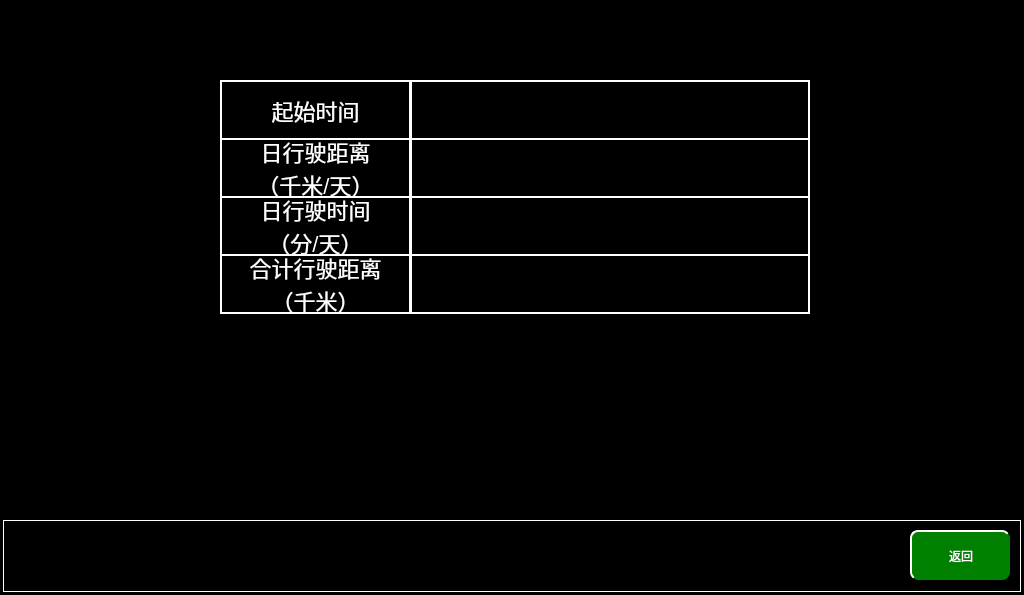
<?xml version="1.0" encoding="UTF-8"?>
<ui version="4.0">
 <class>MaintainceRunDistancePage</class>
 <widget class="QWidget" name="MaintainceRunDistancePage">
  <property name="geometry">
   <rect>
    <x>0</x>
    <y>0</y>
    <width>1024</width>
    <height>595</height>
   </rect>
  </property>
  <property name="windowTitle">
   <string>Form</string>
  </property>
  <property name="styleSheet">
   <string notr="true">QWidget
{
	background-color:black;
}
QLabel
{
	color:rgb(23,176,176);
	border:2px solid white;
font: 28px &quot;微软雅黑&quot;
}</string>
  </property>
  <widget class="QPushButton" name="returnBtn">
   <property name="geometry">
    <rect>
     <x>910</x>
     <y>530</y>
     <width>100</width>
     <height>50</height>
    </rect>
   </property>
   <property name="focusPolicy">
    <enum>Qt::NoFocus</enum>
   </property>
   <property name="styleSheet">
    <string notr="true">QPushButton
{
	font: 20px, &quot;微软雅黑&quot;;
    color: white;
		border-radius:8px;
background-color: rgb(0, 128, 0);
    border-top: 2px solid white;
	border-left: 2px solid white;

}</string>
   </property>
   <property name="text">
    <string>返回</string>
   </property>
  </widget>
  <widget class="QLabel" name="label">
   <property name="geometry">
    <rect>
     <x>3</x>
     <y>520</y>
     <width>1018</width>
     <height>72</height>
    </rect>
   </property>
   <property name="styleSheet">
    <string notr="true">
background-color: rgb(0, 0, 0);

	border:1px solid white;
</string>
   </property>
   <property name="text">
    <string/>
   </property>
  </widget>
  <widget class="QLabel" name="StartTImelbl">
   <property name="geometry">
    <rect>
     <x>410</x>
     <y>80</y>
     <width>400</width>
     <height>60</height>
    </rect>
   </property>
   <property name="text">
    <string/>
   </property>
   <property name="alignment">
    <set>Qt::AlignCenter</set>
   </property>
  </widget>
  <widget class="QLabel" name="RundistanceADaylbl">
   <property name="geometry">
    <rect>
     <x>410</x>
     <y>138</y>
     <width>400</width>
     <height>60</height>
    </rect>
   </property>
   <property name="text">
    <string/>
   </property>
   <property name="alignment">
    <set>Qt::AlignCenter</set>
   </property>
  </widget>
  <widget class="QLabel" name="RuntimeADaylbl">
   <property name="geometry">
    <rect>
     <x>410</x>
     <y>196</y>
     <width>400</width>
     <height>60</height>
    </rect>
   </property>
   <property name="text">
    <string/>
   </property>
   <property name="alignment">
    <set>Qt::AlignCenter</set>
   </property>
  </widget>
  <widget class="QLabel" name="RundistanceAcclbl">
   <property name="geometry">
    <rect>
     <x>410</x>
     <y>254</y>
     <width>400</width>
     <height>60</height>
    </rect>
   </property>
   <property name="text">
    <string/>
   </property>
   <property name="alignment">
    <set>Qt::AlignCenter</set>
   </property>
  </widget>
  <widget class="QLabel" name="lbl">
   <property name="geometry">
    <rect>
     <x>220</x>
     <y>80</y>
     <width>191</width>
     <height>60</height>
    </rect>
   </property>
   <property name="styleSheet">
    <string notr="true">color:white;
font:22px;
</string>
   </property>
   <property name="text">
    <string>起始时间</string>
   </property>
   <property name="alignment">
    <set>Qt::AlignCenter</set>
   </property>
  </widget>
  <widget class="QLabel" name="lbl2">
   <property name="geometry">
    <rect>
     <x>220</x>
     <y>138</y>
     <width>191</width>
     <height>60</height>
    </rect>
   </property>
   <property name="styleSheet">
    <string notr="true">color:white;
font:22px

</string>
   </property>
   <property name="text">
    <string>日行驶距离
（千米/天）</string>
   </property>
   <property name="alignment">
    <set>Qt::AlignCenter</set>
   </property>
  </widget>
  <widget class="QLabel" name="lbl2_2">
   <property name="geometry">
    <rect>
     <x>220</x>
     <y>196</y>
     <width>191</width>
     <height>60</height>
    </rect>
   </property>
   <property name="styleSheet">
    <string notr="true">color:white;
font:22px

</string>
   </property>
   <property name="text">
    <string>日行驶时间
（分/天）</string>
   </property>
   <property name="alignment">
    <set>Qt::AlignCenter</set>
   </property>
  </widget>
  <widget class="QLabel" name="lbl2_3">
   <property name="geometry">
    <rect>
     <x>220</x>
     <y>254</y>
     <width>191</width>
     <height>60</height>
    </rect>
   </property>
   <property name="styleSheet">
    <string notr="true">color:white;
font:22px

</string>
   </property>
   <property name="text">
    <string>合计行驶距离
（千米）</string>
   </property>
   <property name="alignment">
    <set>Qt::AlignCenter</set>
   </property>
  </widget>
  <zorder>label</zorder>
  <zorder>returnBtn</zorder>
  <zorder>StartTImelbl</zorder>
  <zorder>RundistanceADaylbl</zorder>
  <zorder>RuntimeADaylbl</zorder>
  <zorder>RundistanceAcclbl</zorder>
  <zorder>lbl</zorder>
  <zorder>lbl2</zorder>
  <zorder>lbl2_2</zorder>
  <zorder>lbl2_3</zorder>
 </widget>
 <resources/>
 <connections/>
</ui>
